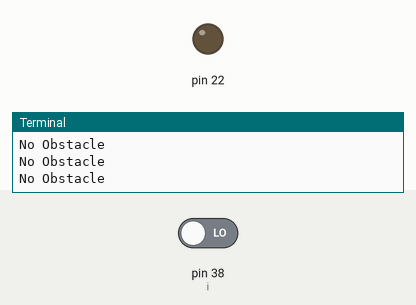
Bench run of a program on a simulated Raspberry Pi (header pin numbers). On the bench: output pins drawn as LEDs (lit = HIGH), the last lines printed to the terminal. The inputs (shaded band) are chosen by the test bench; at power-on: pin 38 (i) LOW. The clock reads 2024-03-15 10:24:30 at power-on unless the program sets it; sending an e-mail succeeds after 1 s. At 3.3 s the program stops and its outputs stay as they are.

Above: at 1.2 s.
1.3 s: pin 38 (i) driven HIGH
At 2.8 s:
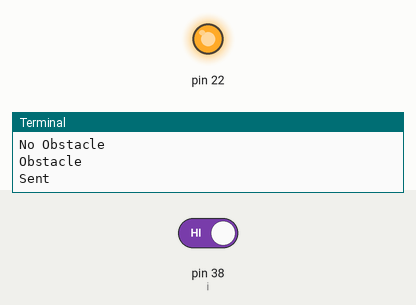
Timing chart, 0 to 4.8 s (numbered marks = the images above; inputs shaded):
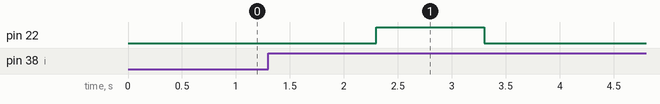

The program:

basic_led.py
```python
import RPi.GPIO as GPIO
from time import sleep

from datetime import datetime
import smtplib

GPIO.setwarnings(False)
GPIO.setmode(GPIO.BOARD)

GPIO.setup(38, GPIO.IN)
GPIO.setup(22, GPIO.OUT, initial=GPIO.LOW)


def send_mail(from_mail, to_mail):
    current_time = datetime.now().strftime("%d/%m/%Y %H:%M:%S")
    content= "Mail sent from NAS041 for obstacle detected"
    mail=smtplib.SMTP('smtp.gmail.com',587)
    mail.ehlo()
    mail.starttls()
    sender= from_mail
    recipient= to_mail
    mail.login('samplemail992@gmail.com','wqbnyihafvfkeosv')
    header='To:'+recipient+'\n'+'From:'\
    +sender+'\n'+'subject:testmail\n'
    content=header+content
    mail.sendmail(sender,recipient, content)
    print('Sent')
    mail.close()


while True:
    i = GPIO.input(38)
    if (i == 1):
        print('Obstacle')
        send_mail('samplemail992@gmail.com', 'ipriyadarshini@kkwagh.edu.in')
        GPIO.output(22, GPIO.HIGH)
        sleep(1)
        GPIO.output(22, GPIO.LOW)
        break
    else:
        GPIO.output(22, GPIO.LOW)
        print('No Obstacle')
        
```

Measured:
- after the input at 1.3 s, pin 22: LOW → HIGH after 1.0 s, → LOW 1.0 s later
